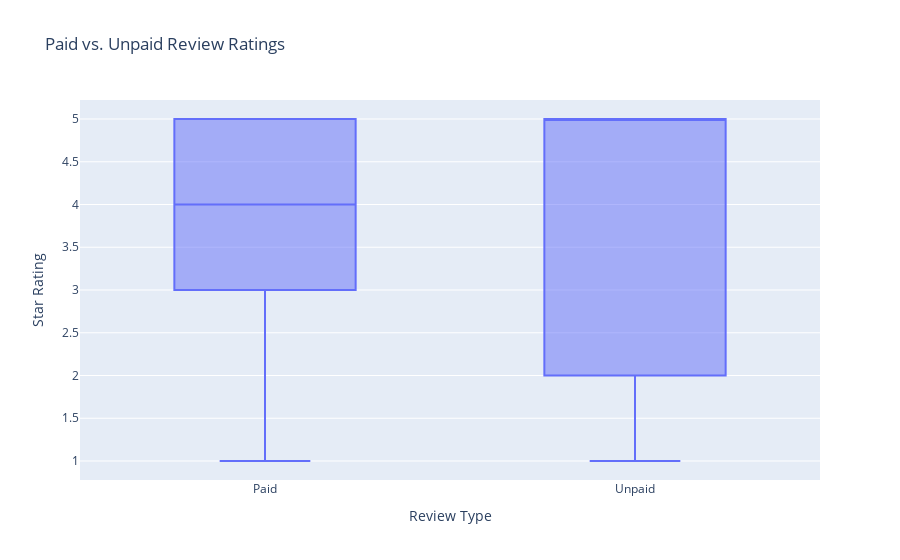

The notebook cell saved with this chart:
### Markdown cell above
#### Density Plot Analysis
- Paid distribution is skewed right.
- Unpaid distribution is bimodal; concentrated at 1 and 5.

### Code cell
# Boxplot
fig = px.box(review_df, x="review_type", y="star_rating", title="Paid vs. Unpaid Review Ratings",
            labels={
                'review_type': 'Review Type',
                'star_rating': 'Star Rating'
            })
# Reorder x-axis
fig['layout']['xaxis']['autorange'] = "reversed"
fig.show()

### Figure 1 — Plotly figure (JSON) as saved in the notebook; plotly's stock layout.template omitted (floating-point values rounded to 4 significant figures; data arrays with more than 128 entries replaced by an {"elided": "..."} marker saying what was removed)
{"data": [{"alignmentgroup": "True", "hovertemplate": "Review Type=%{x}<br>Star Rating=%{y}<extra></extra>", "legendgroup": "", "marker": {"color": "#636efa"}, "name": "", "notched": false, "offsetgroup": "", "orientation": "v", "showlegend": false, "type": "box", "x": {"elided": "38010 str values"}, "x0": " ", "xaxis": "x", "y": {"elided": "38010 int values"}, "y0": " ", "yaxis": "y"}], "layout": {"boxmode": "group", "legend": {"tracegroupgap": 0}, "title": {"text": "Paid vs. Unpaid Review Ratings"}, "xaxis": {"anchor": "y", "autorange": "reversed", "domain": [0, 1], "title": {"text": "Review Type"}}, "yaxis": {"anchor": "x", "domain": [0, 1], "title": {"text": "Star Rating"}}}}
